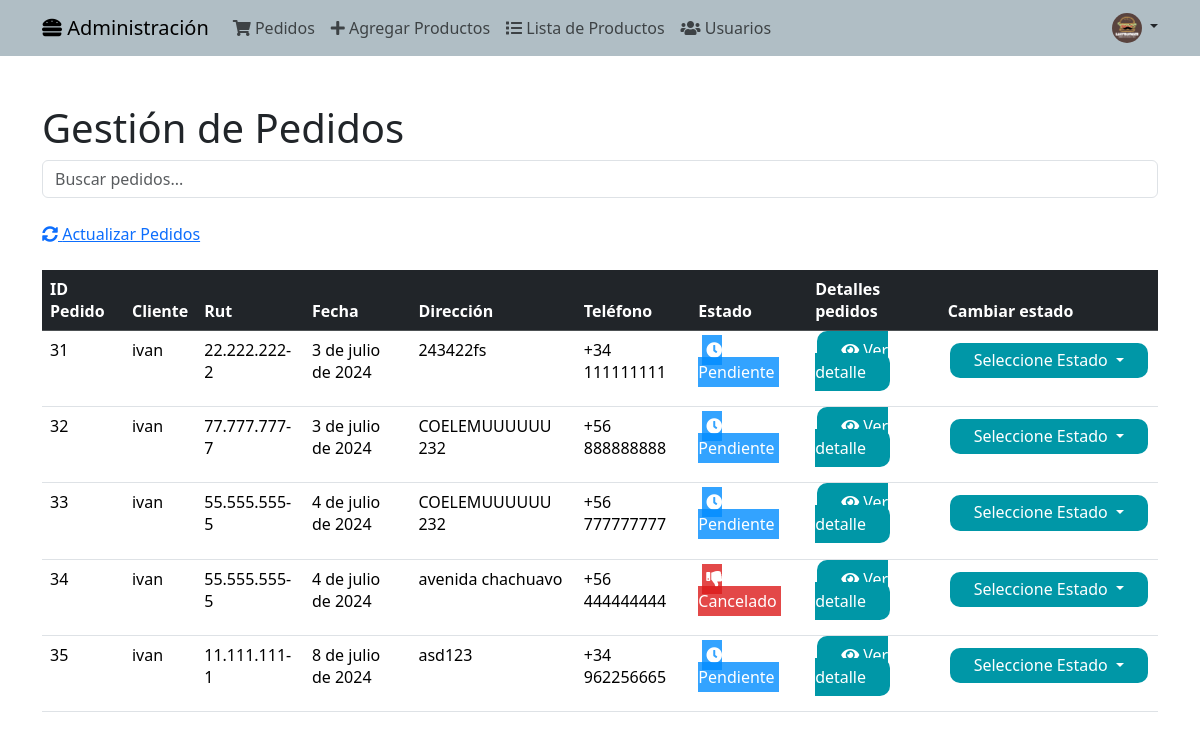
/admpedidos/, run on an earlier commit of the app's database.
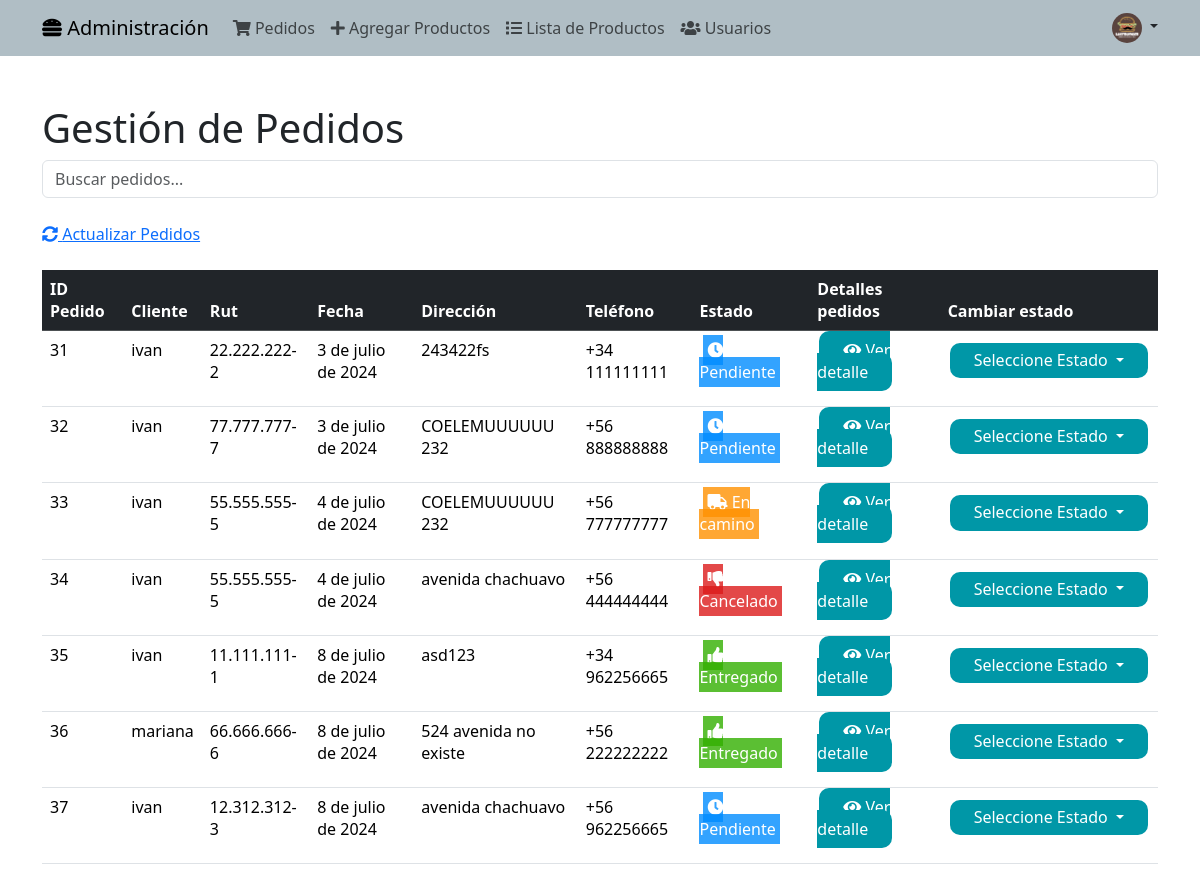
And on a later commit of the database.
### aplicacion/models.py (models this page shows, shortened)
class Pedido(models.Model):
    ESTADOS_PEDIDO = [
        ('Pendiente', 'Pendiente'),
        ('En camino', 'En camino'),
        ('Entregado', 'Entregado'),
        ('Cancelado', 'Cancelado'),
    ]
    id_pedido = models.AutoField(primary_key=True)
    cliente = models.ForeignKey(User, on_delete=models.CASCADE)  # Asumiendo que estás usando el modelo de usuario de Django para los clientes
    rut = models.CharField(max_length=12)  # Asegúrate de tener una validación adecuada para el RUT
    fecha = models.DateField(auto_now_add=True)
    direccion = models.CharField(max_length=255)
    telefono = models.CharField(max_length=15)
    total = models.IntegerField(validators=[MinValueValidator(0)],null=False)
    estado = models.CharField(max_length=10, choices=ESTADOS_PEDIDO, default='Pendiente')

### aplicacion/views.py (the view, shortened to what this page needs)
# urls.py: path('admpedidos/',admpedidos, name='admpedidos'),
def admpedidos(request):
    pedidos = Pedido.objects.all()
    return render(request, 'aplicacion/admpedidos.html', {'pedidos': pedidos})

### aplicacion/context_processor.py (called while the page is built)
def total_carrito(request):
    total = 0
    if request.user.is_authenticated:
        if "carrito" in request.session.keys():
            for key, value in request.session["carrito"].items():
                total += int(value["acumulado"])
    return {"total_carrito": total}  # Devolver el total dentro de un diccionario con la clave adecuada

### aplicacion/templates/aplicacion/admpedidos.html (shortened to what this page needs)
{% extends "aplicacion/baseadmin.html" %}
{% load static %}
{% block contenidoadmin %}
  <div id="pedidos" class="content-section">
    <div class="container mt-5">
      <h1>Gestión de Pedidos</h1>
      <input class="form-control mb-4" id="tableSearch" type="text" placeholder="Buscar pedidos...">
      <p><a href="admin.html#pedidos" class="nodecolink"><i class="fas fa-sync-alt" aria-hidden="true"></i> Actualizar Pedidos</a></p>
      <div class="table-responsive">
        <table class="table mt-2">
          <thead class="table-dark">
            <tr>
              <th>ID Pedido</th>
              <th>Cliente</th>
              <th>Rut</th>
              <th>Fecha</th>
              <th>Dirección</th>
              <th>Teléfono</th>
              <th>Estado</th>
              <th class="text-right">Detalles pedidos</th>
              <th>Cambiar estado</th>
            </tr>
          </thead>
          <tbody id="pedidosTable">
            {% for pedido in pedidos %}
            <tr>
              <td>{{ pedido.id_pedido }}</td>
              <td>{{ pedido.cliente }}</td>
              <td>{{ pedido.rut }}</td>
              <td>{{ pedido.fecha }}</td>
              <td>{{ pedido.direccion }}</td>
              <td>{{ pedido.telefono }}</td>
              <td class="">
                <span class="p-1 mt-5">
                  {% if pedido.estado == "Pendiente" %}
                  <span class="estilopendiente p-1 mt-5">
                    <i class="fas fa-clock" aria-hidden="true"></i> Pendiente
                  </span>
                  {% elif pedido.estado == "En camino" %}
                  <span class="enruta p-1 mt-5">
                    <i class="fa fa-truck" aria-hidden="true"></i> En camino
                  </span>
                  {% elif pedido.estado == "Entregado" %}
                  <span class="entregado p-1 mt-5">
                    <i class="fa fa-thumbs-up" aria-hidden="true"></i> Entregado
                  </span>
                  {% elif pedido.estado == "Cancelado" %}
                <span class="cancelado p-1 mt-5">
                  <i class="fa fa-thumbs-down" aria-hidden="true"></i> Cancelado
                </span>
                {% endif %}
                </span>
              </td>
              <td>
                <a class="btn-info" href="{% url 'ver' pedido.id_pedido %}">
                  <i class="fa fa-eye" aria-hidden="true"></i> Ver detalle
                </a>
              </td>
              <td>
                <form method="post" action="{% url 'admpedidos' %}">
                  <div class="dropdown">
                    <button type="button" class="btn-estado dropdown-toggle btn-sm h6" data-bs-toggle="dropdown">
                      Seleccione Estado
                    </button>
                  </div>
                </form>
              </td>
            </tr>
            {% endfor %}
          </tbody>
        </table>
      </div>
    </div>
  </div>
{% endblock contenidoadmin %}

What changed in the data, as far as the page shows it:
changed Pedido id 33: estado "Pendiente" → "En camino"
changed Pedido "asd123": estado "Pendiente" → "Entregado"
added Pedido: id_pedido "36", cliente "mariana", rut "66.666.666-6", fecha "8 de julio de 2024", direccion "524 avenida no existe", telefono "+56 222222222", estado "Entregado" (drawn)
added Pedido: id_pedido "37", cliente "ivan", rut "12.312.312-3", fecha "8 de julio de 2024", direccion "avenida chachuavo", telefono "+56 962256665", estado "Pendiente" (drawn)
